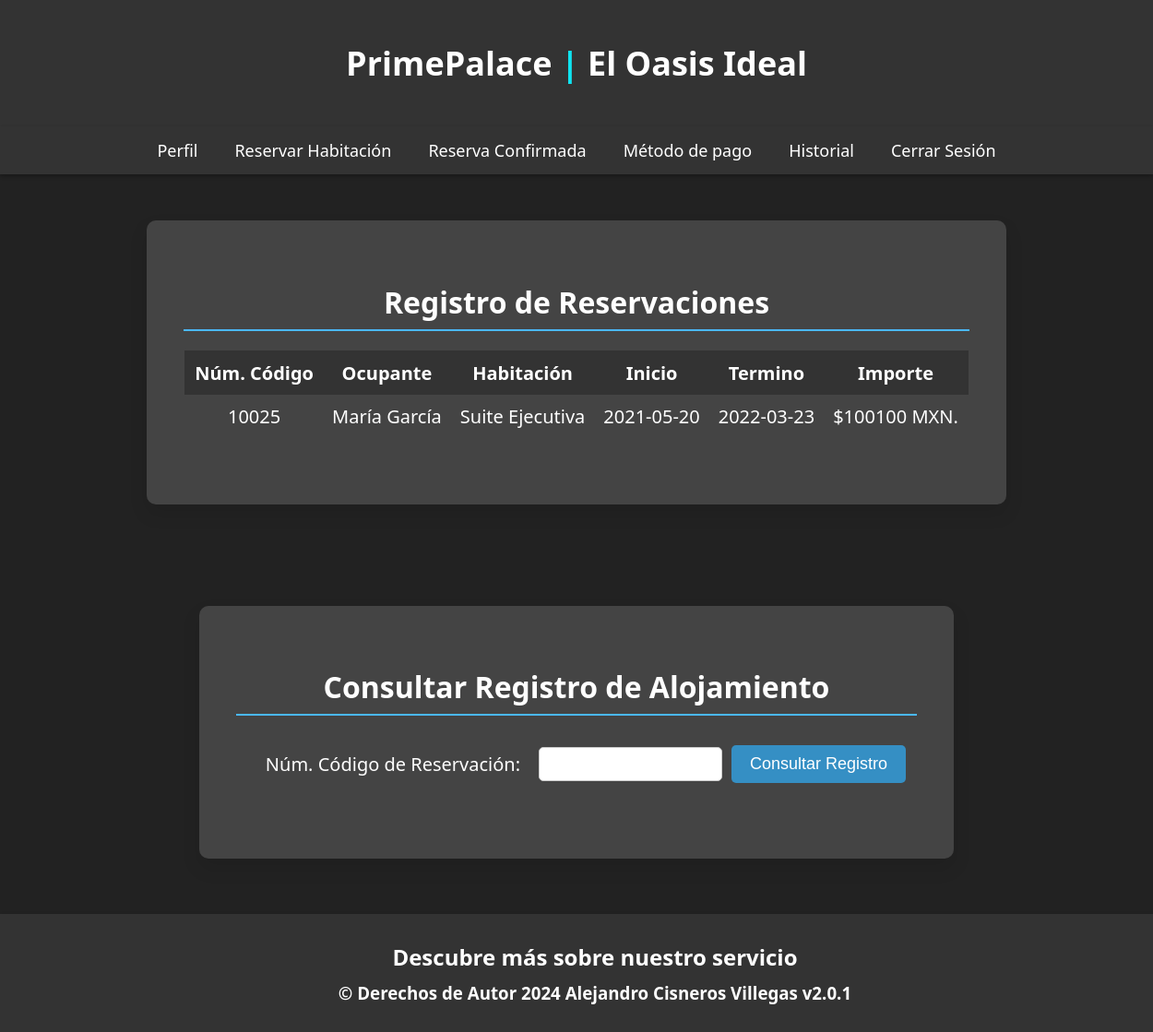
The app's page /user_booking_history.php with its own data.
### tables this page shows
CREATE TABLE `project_06_booked_hist` (
  `phone` int(11) NOT NULL,
  `name` varchar(20) NOT NULL,
  `idproof` varchar(20) NOT NULL,
  `room_type` varchar(20) NOT NULL,
  `checkin` date NOT NULL,
  `checkout` date NOT NULL,
  `days` int(11) NOT NULL,
  `ac` varchar(5) NOT NULL,
  `breakfast` varchar(5) NOT NULL,
  `lunch` varchar(5) NOT NULL,
  `snacks` varchar(5) NOT NULL,
  `dinner` varchar(5) NOT NULL,
  `swimming` varchar(5) NOT NULL,
  `price` int(11) NOT NULL,
  `book_id` int(11) NOT NULL
);

### user_booking_history.php (the view, shortened to what this page needs)
<!DOCTYPE html>
<html lang="es">
	<head>
		<link href="css/user_record.css" rel="stylesheet">
	</head>
	<body>
		<?php
			$conn = new mysqli("localhost","root","", "general");
			$sql = "SELECT * from project_06_temp_session";
			$result=mysqli_query($conn, $sql);
			$row=mysqli_fetch_row($result);
		?>
		<header>
		<h1 style="font-size: 36px;">PrimePalace <span style="color: #0FE4F1;">| </span><span>El Oasis Ideal</span></h1>
		</header>
		<nav>
			<a href="user_view.php">Perfil</a>
			<a href="bookroom.php">Reservar Habitación</a>
			<a href="user_room_status.php">Reserva Confirmada</a>
			<a href="user_payment.php">Método de pago</a>
			<a href="user_booking_history.php">Historial</a>
			<a href="index.php">Cerrar Sesión</a>
		</nav>
		<div class="container">
			<h2>Registro de Reservaciones</h2>
			<table class="basic_box">
				<tr>
					<th style="text-align: center;">Núm. Código</th>
					<th style="text-align: center;">Ocupante</th>
					<th style="text-align: center;">Habitación</th>
					<th style="text-align: center;">Inicio</th>
					<th style="text-align: center;">Termino</th>
					<th style="text-align: center;">Importe</th>
				</tr>
				<tr>
				<?php
					$phone = $row[0];
					$id = $row[4];
					$sql1 = "SELECT * from project_06_booked_hist";
					if ($result=mysqli_query($conn,$sql1))
				  	{
				  		while ($row=mysqli_fetch_row($result))
				    	{
				    		if($row[0]==$phone && $row[2]==$id)
				    		{
				    		?>
				    		<td style="text-align: center;"><?php echo $row[14]; ?></td>
				   			<td style="text-align: center;"><?php echo $row[1]; ?></td>
				   			<td style="text-align: center;"><?php echo $row[3]; ?></td>
				   			<td style="text-align: center;"><?php echo $row[4]; ?></td>
				    		<td style="text-align: center;"><?php echo $row[5]; ?></td>
				    		<td style="text-align: center;">$<?php echo $row[13];?> MXN.</td>
				</tr><?php
							}
				    	}
				    }?>
			</table>
		</div>
		<div class="container">
			<div>
				<h2>Consultar Registro de Alojamiento</h2>
				<table class="basic_box">
					<tr>
						<td></td>
						<td colspan="1">Núm. Código de Reservación:</td>
						<td colspan="2">
						<form action="user_room_history.php" method="post" style="display: flex; align-items: center;">
							<input type="number" name="book_id" style="padding: 10px; border-radius: 5px; border: 1px solid #ccc; margin-right: 10px;">
							<button type="submit" style="background-color: #358fc4; color: #fff; padding: 10px 20px; border: none; border-radius: 5px; font-size: 18px; cursor: pointer; transition: background-color 0.3s;">Consultar Registro</button>
						</form>
					</tr>
				</table>
			</div>
		</div>
		<div class="footer">
			<h2>Descubre más sobre nuestro servicio</h2>
			<h3>&copy; Derechos de Autor <strong><span>2024</span></strong> Alejandro Cisneros Villegas v2.0.1</h3>
		</div>
	</body>
</html>

### css/user_record.css (style rules this page uses)
body { margin: 0; font-family: 'Segoe UI', Tahoma, Geneva, Verdana, sans-serif; background-color: #222; color: #ccc; overflow-x: hidden; display: flex; flex-direction: column; min-height: 100vh; }
header { background-color: #333; padding: 20px; text-align: center; color: #fff; box-shadow: 0 2px 4px rgba(0,0,0,0.3); z-index: 1000; }
nav { background-color: #333; overflow: hidden; position: sticky; top: 0; z-index: 1000; display: flex; justify-content: center; align-items: center; box-shadow: 0 2px 4px rgba(0,0,0,0.3); }
nav a { color: #fff; padding: 14px 20px; text-decoration: none; font-size: 18px; transition: color 0.3s; }
.container { background-color: #444; border-radius: 10px; box-shadow: 0 10px 20px rgba(0, 0, 0, 0.1); padding: 40px; max-width: 1000px; margin: 50px auto 60px; text-align: left; font-size: 20px; color: #ccc; }
.container h2 { margin-bottom: 30px; color: #fff; position: relative; font-size: 32px; text-align: center; }
.container h2::before { content: ''; position: absolute; width: 100%; height: 2px; background-color: #4AB8F9; bottom: -10px; left: 0; }
table { width: 100%; border-collapse: collapse; margin-bottom: 30px; border: 2px solid transparent; }
th, td { padding: 10px; border: none; color: #fff; }
th { background-color: #333; text-align: center; }
.footer { background-color: #333; padding: 20px; text-align: center; width: 100%; color: #fff; box-shadow: 0 2px 4px rgba(0,0,0,0.3); margin-top: auto; z-index: 1000; }
.footer h2, .footer h3 { margin: 10px 0; }

### records on screen
project_06_booked_hist: book "10025", name "María García", room_type "Suite Ejecutiva", checkin "2021-05-20", checkout "2022-03-23", price "100100"
